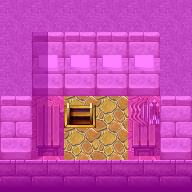

Below is a game level as drawn by its tile map, then a one-line description and the .tmx that defines it (tile-layer data replaced by summaries):
An orthogonal 6x6 tile map with 32x32 px tiles, 4 tile layers (Ground, Objects, Above, Walkable), 9 tilesets and 2 objects (mapchange, spawn).

<map version="1.0" orientation="orthogonal" width="6" height="6" tilewidth="32" tileheight="32">
    <tileset firstgid="1" name="map_35" tilewidth="32" tileheight="32">
        <image source="../drawable/map_35.png" />
    </tileset>
    <tileset firstgid="65" name="map_27" tilewidth="32" tileheight="32">
        <image source="../drawable/map_27.png" />
    </tileset>
    <tileset firstgid="129" name="map_25" tilewidth="32" tileheight="32">
        <image source="../drawable/map_25.png" />
    </tileset>
    <tileset firstgid="193" name="map_12" tilewidth="32" tileheight="32">
        <image source="../drawable/map_12.png" />
    </tileset>
    <tileset firstgid="257" name="map_9" tilewidth="32" tileheight="32">
        <image source="../drawable/map_9.png" />
    </tileset>
    <tileset firstgid="321" name="map_0" tilewidth="32" tileheight="32">
        <image source="../drawable/map_0.png" />
    </tileset>
    <tileset firstgid="385" name="map_1" tilewidth="32" tileheight="32">
        <image source="../drawable/map_1.png" />
    </tileset>
    <tileset firstgid="449" name="map_11" tilewidth="32" tileheight="32">
        <image source="../drawable/map_11.png" />
    </tileset>
    <tileset firstgid="513" name="map_2" tilewidth="32" tileheight="32">
        <image source="../drawable/map_2.png" />
    </tileset>
    <layer name="Ground" width="6" height="6">
        <data>[36 cells, 36 non-empty, 5 distinct tile ids]</data>
    </layer>
    <layer name="Objects" width="6" height="6">
        <data>[36 cells, 13 non-empty, 5 distinct tile ids]</data>
    </layer>
    <layer name="Above" width="6" height="6">
        <data>[36 cells, 5 non-empty, 3 distinct tile ids]</data>
    </layer>
    <layer name="Walkable" width="6" height="6">
        <data>[36 cells, 32 non-empty, 1 distinct tile ids]</data>
    </layer>
    <objectgroup name="Mapevents">
        <object name="down" type="mapchange" x="64" y="96" width="32" height="32">
            <properties>
                <property name="map" value="houseatcrossroads3" />
                <property name="place" value="up" />
            </properties>
        </object>
    </objectgroup>
    <objectgroup name="Spawn">
        <object name="minarra" type="spawn" x="96" y="128" width="32" height="32">
            <properties>
                <property name="spawngroup" value="minarra" />
            </properties>
        </object>
    </objectgroup>
    <objectgroup name="Keys" />
</map>
